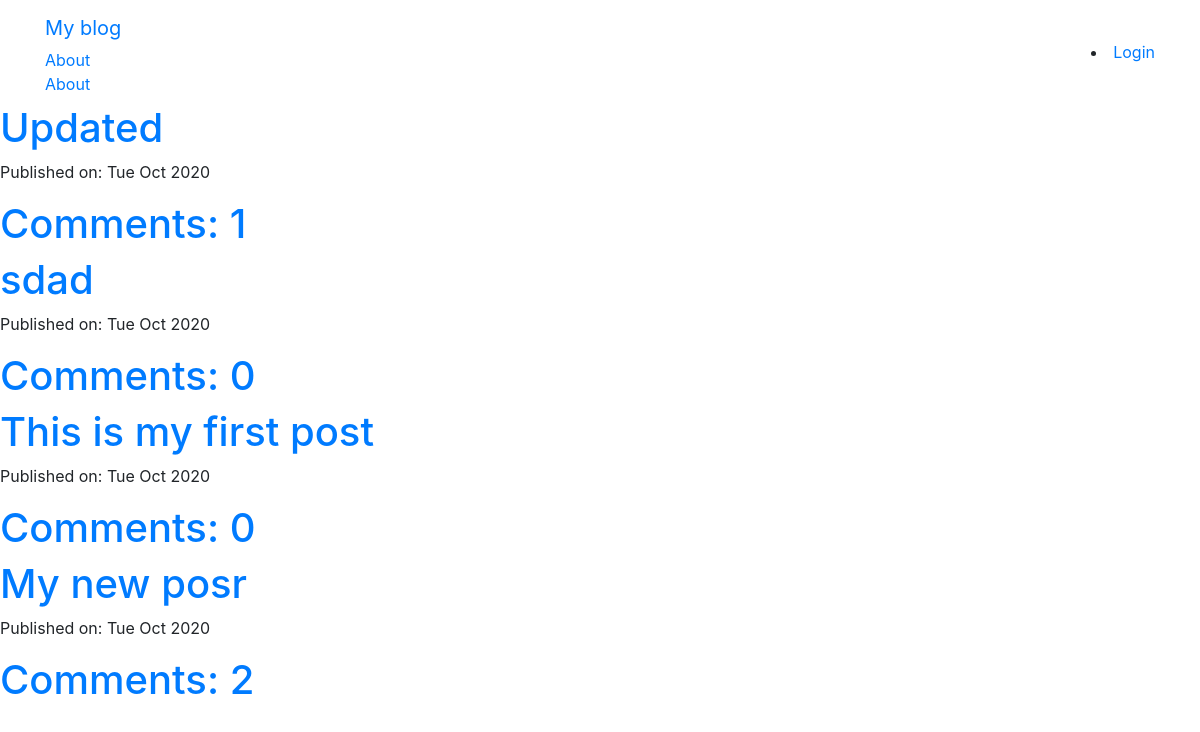
The page / on the database its author committed.
### blog/models.py (models this page shows, shortened)
class Post(models.Model):
    author = models.ForeignKey('auth.User', on_delete=models.CASCADE)
    title = models.CharField(max_length=200)
    text = models.TextField()
    created_date = models.DateTimeField(default=timezone.now)
    published_date = models.DateTimeField(blank=True, null=True)
    def approve_comments(self):
        return self.comments.filter(approved_comment=True)

### blog/views.py (the view)
# urls.py: url(r'^$', views.PostListView.as_view(), name='post_list'),
class PostListView(ListView):
    model = Post
    def get_queryset(self):
        return Post.objects.filter(published_date__lte=timezone.now()).order_by('-published_date')

### blog/templates/blog/post_list.html
{% extends "blog/base.html" %}
{% block content %}
<div class="">
    {% for post in post_list %}
    <h1><a href="{% url 'post_detail' pk=post.pk %}">{{post.title}}</a></h1>
    <div>
        <p>Published on: {{post.published_date|date:"D M Y"}}</p>
    </div>
    <div>
        <h1><a href="{% url 'post_detail' pk=post.pk %}"> Comments: {{ post.approve_comments.count}}</a></h1>
    </div>
    {% endfor %}
</div>
{% endblock %}

### blog/templates/blog/base.html (shortened to what this page needs)
<!doctype html>
{% load static %}
<html lang="en">
<head>
<link rel="stylesheet" href="https://stackpath.bootstrapcdn.com/bootstrap/4.5.2/css/bootstrap.min.css">
    <link rel="stylesheet" href="{% static 'css/blog.css' %}">
</head>
<body>
<nav class="navbar navbar-default">
    <div class="container">
        <ul class="nav navbar-nav">
        <li><a class="navbar-brand" href="{% url 'post_list' %}">My blog</a></li>
        <li><a href="{% url 'about' %}">About</a></li>
        <li><a href="{% url 'about' %}">About</a></li>
</ul>
    {% if user.is_authenticated %}
<li>
    <a href="{% url 'post_new' %}"> New post</a>
</li><li>
    <a href="{% url 'post_draft_list' %}"> Drafts</a>
</li><li>
    <a href="{% url 'logout' %}"> Log Out</a>
</li>
    <li>
    <a> Welcome: {{user.username}}</a>
    {% else %}
        <li><a href="{% url 'login' %}">Login</a> </li>
    {% endif %}
    </div>
</nav>
<div clas="content container">
{% block content %}
    {% endblock %}
</div>
</body>
</html>

### rows shown on the page
Post: title "Updated", published_date "Tue Oct 2020", approve_comments.count "1"
Post: title "sdad", published_date "Tue Oct 2020", approve_comments.count "0"
Post: title "This is my first post", published_date "Tue Oct 2020", approve_comments.count "0"
Post: title "My new posr", published_date "Tue Oct 2020", approve_comments.count "2"
